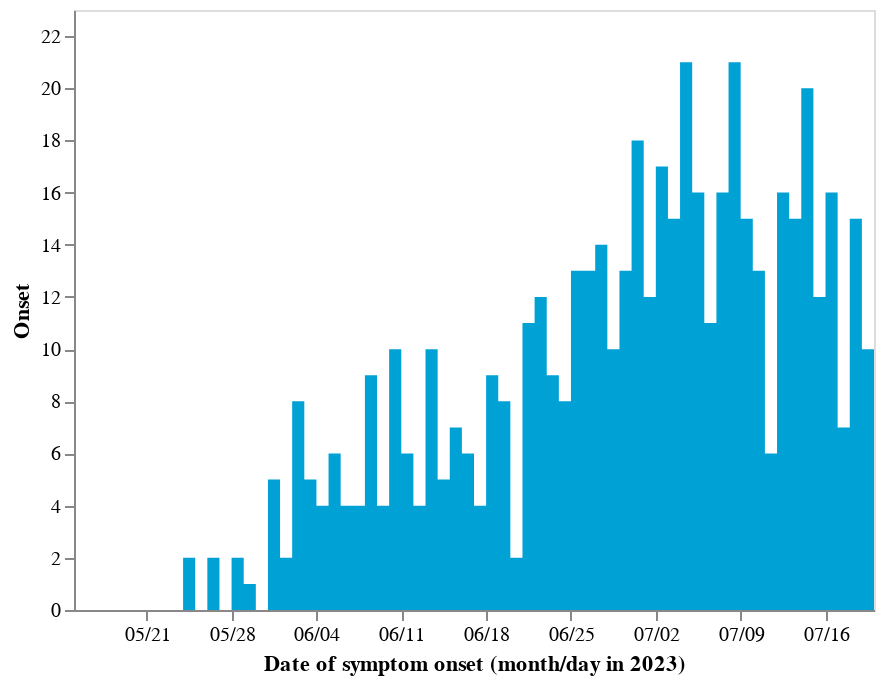

Write notebook code for a chart like this one.
### Code cell
clrs_ = ["#00a1d5", "#fee391", "#d8daeb", "#bababa", "k"]
colors = ['#4575b4', '#fdae61']
ymx = 23

base = alt.Chart(df_cases).encode(
    alt.X('Date', axis=alt.Axis(title="Date of symptom onset (month/day in 2023)", format = ("%m/%d")), 
          scale=alt.Scale(domain=[mindate, maxdate_to_show]))
)

bar_cases_obs = base.mark_area(interpolate='step-before', color=clrs_[0], binSpacing=0, width=5.25, clip=True).encode(
    alt.Y('Onset:Q', scale=alt.Scale(domain=[0, ymx]), sort=['local', 'imported'][::-1])
).configure_range(
        category=alt.RangeScheme(clrs_)
).resolve_scale(y = 'independent').properties(width=400, height=300).configure_axis(grid=False)

bar_cases_obs

### Figure 1 — Vega-Lite specification as saved in the notebook (floating-point values rounded to 4 significant figures)
{"config": {"view": {"continuousWidth": 300, "continuousHeight": 300}, "axis": {"grid": false}, "range": {"category": ["#00a1d5", "#fee391", "#d8daeb", "#bababa", "k"]}}, "data": {"name": "data-9fc069cece2ba9dd707d8c81b9c4edba"}, "mark": {"type": "area", "binSpacing": 0, "clip": true, "color": "#00a1d5", "interpolate": "step-before", "width": 5.25}, "encoding": {"x": {"axis": {"format": "%m/%d", "title": "Date of symptom onset (month/day in 2023)"}, "field": "Date", "scale": {"domain": ["2023-05-15T00:00:00", "2023-07-20T00:00:00"]}, "type": "temporal"}, "y": {"field": "Onset", "scale": {"domain": [0, 23]}, "sort": ["imported", "local"], "type": "quantitative"}}, "height": 300, "resolve": {"scale": {"y": "independent"}}, "width": 400, "$schema": "https://vega.github.io/schema/vega-lite/v5.14.1.json", "datasets": {"data-9fc069cece2ba9dd707d8c81b9c4edba": [{"Date": "2023-05-15T00:00:00", "Onset": 0, "Reported": 0, "Diagnosis": 0}, {"Date": "2023-05-16T00:00:00", "Onset": 0, "Reported": 2, "Diagnosis": 0}, {"Date": "2023-05-17T00:00:00", "Onset": 0, "Reported": 0, "Diagnosis": 0}, {"Date": "2023-05-18T00:00:00", "Onset": 0, "Reported": 0, "Diagnosis": 0}, {"Date": "2023-05-19T00:00:00", "Onset": 0, "Reported": 0, "Diagnosis": 0}, {"Date": "2023-05-20T00:00:00", "Onset": 0, "Reported": 0, "Diagnosis": 0}, {"Date": "2023-05-21T00:00:00", "Onset": 0, "Reported": 0, "Diagnosis": 0}, {"Date": "2023-05-22T00:00:00", "Onset": 0, "Reported": 0, "Diagnosis": 0}, {"Date": "2023-05-23T00:00:00", "Onset": 0, "Reported": 0, "Diagnosis": 0}, {"Date": "2023-05-24T00:00:00", "Onset": 0, "Reported": 0, "Diagnosis": 0}, {"Date": "2023-05-25T00:00:00", "Onset": 2, "Reported": 0, "Diagnosis": 0}, {"Date": "2023-05-26T00:00:00", "Onset": 0, "Reported": 0, "Diagnosis": 0}, {"Date": "2023-05-27T00:00:00", "Onset": 2, "Reported": 0, "Diagnosis": 0}, {"Date": "2023-05-28T00:00:00", "Onset": 0, "Reported": 0, "Diagnosis": 0}, {"Date": "2023-05-29T00:00:00", "Onset": 2, "Reported": 0, "Diagnosis": 0}, {"Date": "2023-05-30T00:00:00", "Onset": 1, "Reported": 0, "Diagnosis": 0}, {"Date": "2023-05-31T00:00:00", "Onset": 0, "Reported": 0, "Diagnosis": 0}, {"Date": "2023-06-01T00:00:00", "Onset": 5, "Reported": 0, "Diagnosis": 0}, {"Date": "2023-06-02T00:00:00", "Onset": 2, "Reported": 0, "Diagnosis": 0}, {"Date": "2023-06-03T00:00:00", "Onset": 8, "Reported": 0, "Diagnosis": 0}, {"Date": "2023-06-04T00:00:00", "Onset": 5, "Reported": 0, "Diagnosis": 0}, {"Date": "2023-06-05T00:00:00", "Onset": 4, "Reported": 0, "Diagnosis": 0}, {"Date": "2023-06-06T00:00:00", "Onset": 6, "Reported": 5, "Diagnosis": 0}, {"Date": "2023-06-07T00:00:00", "Onset": 4, "Reported": 0, "Diagnosis": 0}, {"Date": "2023-06-08T00:00:00", "Onset": 4, "Reported": 0, "Diagnosis": 0}, {"Date": "2023-06-09T00:00:00", "Onset": 9, "Reported": 0, "Diagnosis": 0}, {"Date": "2023-06-10T00:00:00", "Onset": 4, "Reported": 0, "Diagnosis": 1}, {"Date": "2023-06-11T00:00:00", "Onset": 10, "Reported": 0, "Diagnosis": 0}, {"Date": "2023-06-12T00:00:00", "Onset": 6, "Reported": 0, "Diagnosis": 0}, {"Date": "2023-06-13T00:00:00", "Onset": 4, "Reported": 0, "Diagnosis": 1}, {"Date": "2023-06-14T00:00:00", "Onset": 10, "Reported": 0, "Diagnosis": 0}, {"Date": "2023-06-15T00:00:00", "Onset": 5, "Reported": 0, "Diagnosis": 0}, {"Date": "2023-06-16T00:00:00", "Onset": 7, "Reported": 0, "Diagnosis": 0}, {"Date": "2023-06-17T00:00:00", "Onset": 6, "Reported": 0, "Diagnosis": 0}, {"Date": "2023-06-18T00:00:00", "Onset": 4, "Reported": 0, "Diagnosis": 0}, {"Date": "2023-06-19T00:00:00", "Onset": 9, "Reported": 0, "Diagnosis": 0}, {"Date": "2023-06-20T00:00:00", "Onset": 8, "Reported": 0, "Diagnosis": 0}, {"Date": "2023-06-21T00:00:00", "Onset": 2, "Reported": 0, "Diagnosis": 0}, {"Date": "2023-06-22T00:00:00", "Onset": 11, "Reported": 0, "Diagnosis": 0}, {"Date": "2023-06-23T00:00:00", "Onset": 12, "Reported": 0, "Diagnosis": 0}, {"Date": "2023-06-24T00:00:00", "Onset": 9, "Reported": 0, "Diagnosis": 0}, {"Date": "2023-06-25T00:00:00", "Onset": 8, "Reported": 0, "Diagnosis": 0}, {"Date": "2023-06-26T00:00:00", "Onset": 13, "Reported": 0, "Diagnosis": 0}, {"Date": "2023-06-27T00:00:00", "Onset": 13, "Reported": 0, "Diagnosis": 0}, {"Date": "2023-06-28T00:00:00", "Onset": 14, "Reported": 0, "Diagnosis": 0}, {"Date": "2023-06-29T00:00:00", "Onset": 10, "Reported": 0, "Diagnosis": 0}, {"Date": "2023-06-30T00:00:00", "Onset": 13, "Reported": 0, "Diagnosis": 0}, {"Date": "2023-07-01T00:00:00", "Onset": 18, "Reported": 0, "Diagnosis": 1}, {"Date": "2023-07-02T00:00:00", "Onset": 12, "Reported": 0, "Diagnosis": 1}, {"Date": "2023-07-03T00:00:00", "Onset": 17, "Reported": 0, "Diagnosis": 0}, {"Date": "2023-07-04T00:00:00", "Onset": 15, "Reported": 0, "Diagnosis": 0}, {"Date": "2023-07-05T00:00:00", "Onset": 21, "Reported": 0, "Diagnosis": 0}, {"Date": "2023-07-06T00:00:00", "Onset": 16, "Reported": 0, "Diagnosis": 0}, {"Date": "2023-07-07T00:00:00", "Onset": 11, "Reported": 0, "Diagnosis": 0}, {"Date": "2023-07-08T00:00:00", "Onset": 16, "Reported": 0, "Diagnosis": 2}, {"Date": "2023-07-09T00:00:00", "Onset": 21, "Reported": 0, "Diagnosis": 1}, {"Date": "2023-07-10T00:00:00", "Onset": 15, "Reported": 0, "Diagnosis": 0}, {"Date": "2023-07-11T00:00:00", "Onset": 13, "Reported": 0, "Diagnosis": 0}, {"Date": "2023-07-12T00:00:00", "Onset": 6, "Reported": 0, "Diagnosis": 0}, {"Date": "2023-07-13T00:00:00", "Onset": 16, "Reported": 0, "Diagnosis": 1}, {"Date": "2023-07-14T00:00:00", "Onset": 15, "Reported": 0, "Diagnosis": 1}, {"Date": "2023-07-15T00:00:00", "Onset": 20, "Reported": 0, "Diagnosis": 0}, {"Date": "2023-07-16T00:00:00", "Onset": 12, "Reported": 0, "Diagnosis": 0}, {"Date": "2023-07-17T00:00:00", "Onset": 16, "Reported": 0, "Diagnosis": 0}, {"Date": "2023-07-18T00:00:00", "Onset": 7, "Reported": 0, "Diagnosis": 0}, {"Date": "2023-07-19T00:00:00", "Onset": 15, "Reported": 0, "Diagnosis": 0}, {"Date": "2023-07-20T00:00:00", "Onset": 10, "Reported": 0, "Diagnosis": 0}]}}
